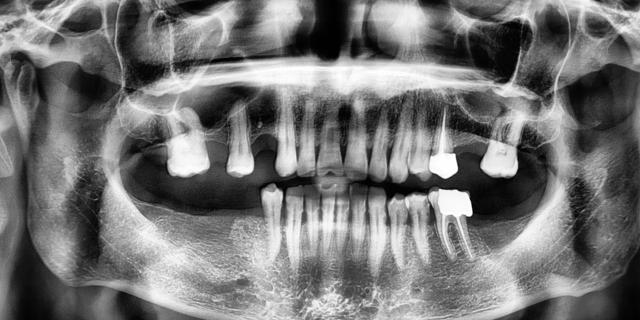
#> input picture Xora_Scan/01_Dataset/02_Member_Caries/test/Dental _Cavity_Test/sample.jpeg, 640 x 320 px
$ python -i preprocessing.py   (imports and definitions only)
#> lines starting #> are read from the running program, lines starting #| are printed output that depends on the picture
"""
Preprocessing Module
--------------------
Prepares dental X-ray images for analysis:
  - Resize to standard size
  - Normalize brightness
  - Reduce noise
  - Enhance contrast
"""

import cv2
import numpy as np


def preprocess_image(image_path, target_size=(512, 512)):
    """
    Apply preprocessing pipeline to a dental X-ray image.

    Args:
        image_path (str): path to the X-ray image
        target_size (tuple): output size

    Returns:
        numpy.ndarray: preprocessed grayscale image
    """
#> called with target_size = (512, 512)
    # Load image as grayscale
    image = cv2.imread(image_path, cv2.IMREAD_GRAYSCALE)
#> image is the input picture: shape (320, 640); min 0, max 255, mean 116.8
    if image is None:
        raise FileNotFoundError(f"Cannot read image: {image_path}")

    # Resize
    image = cv2.resize(image, target_size, interpolation=cv2.INTER_AREA)
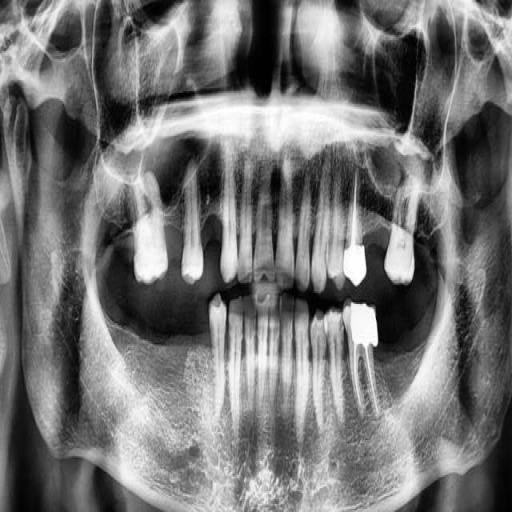
#> image: shape (512, 512); min 0, max 255, mean 116.7

    # Normalize brightness to [0-255]
    image = cv2.normalize(image, None, 0, 255, cv2.NORM_MINMAX)
    image = image.astype(np.uint8)

    # Reduce noise (Non-Local Means denoising)
    image = cv2.fastNlMeansDenoising(image, None, h=10)

    # Enhance contrast using CLAHE
    clahe = cv2.createCLAHE(clipLimit=2.5, tileGridSize=(8, 8))
    image = clahe.apply(image)
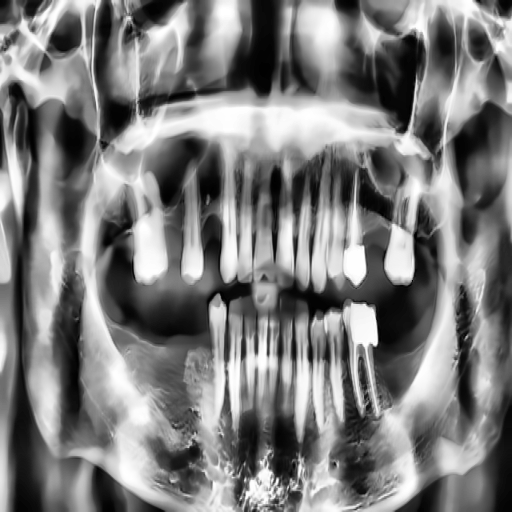
#> image: shape (512, 512); min 0, max 255, mean 124.5

    return image

>>> result = preprocess_image('../../01_Dataset/02_Member_Caries/test/Dental _Cavity_Test/sample.jpeg')
